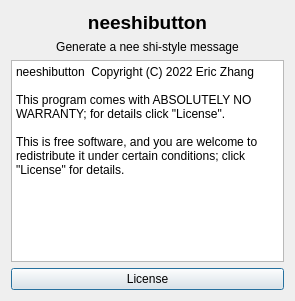
<?xml version="1.0" encoding="UTF-8"?>
<ui version="4.0">
 <class>about</class>
 <widget class="QDialog" name="about">
  <property name="geometry">
   <rect>
    <x>0</x>
    <y>0</y>
    <width>295</width>
    <height>301</height>
   </rect>
  </property>
  <property name="sizePolicy">
   <sizepolicy hsizetype="Fixed" vsizetype="Fixed">
    <horstretch>0</horstretch>
    <verstretch>0</verstretch>
   </sizepolicy>
  </property>
  <property name="windowTitle">
   <string>About</string>
  </property>
  <layout class="QVBoxLayout" name="verticalLayout">
   <item>
    <widget class="QLabel" name="label">
     <property name="text">
      <string>&lt;html&gt;&lt;head/&gt;&lt;body&gt;&lt;p align=&quot;center&quot;&gt;&lt;span style=&quot; font-size:14pt; font-weight:600;&quot;&gt;neeshibutton&lt;/span&gt;&lt;/p&gt;&lt;/body&gt;&lt;/html&gt;</string>
     </property>
    </widget>
   </item>
   <item>
    <widget class="QLabel" name="label_2">
     <property name="text">
      <string>&lt;html&gt;&lt;head/&gt;&lt;body&gt;&lt;p align=&quot;center&quot;&gt;Generate a nee shi-style message&lt;/p&gt;&lt;/body&gt;&lt;/html&gt;</string>
     </property>
    </widget>
   </item>
   <item>
    <widget class="QPlainTextEdit" name="plainTextEdit">
     <property name="readOnly">
      <bool>true</bool>
     </property>
     <property name="plainText">
      <string>neeshibutton  Copyright (C) 2022 Eric Zhang

This program comes with ABSOLUTELY NO WARRANTY; for details click &quot;License&quot;.

This is free software, and you are welcome to redistribute it under certain conditions; click &quot;License&quot; for details.</string>
     </property>
    </widget>
   </item>
   <item>
    <widget class="QPushButton" name="pushButton">
     <property name="text">
      <string>License</string>
     </property>
    </widget>
   </item>
  </layout>
 </widget>
 <resources/>
 <connections/>
</ui>
